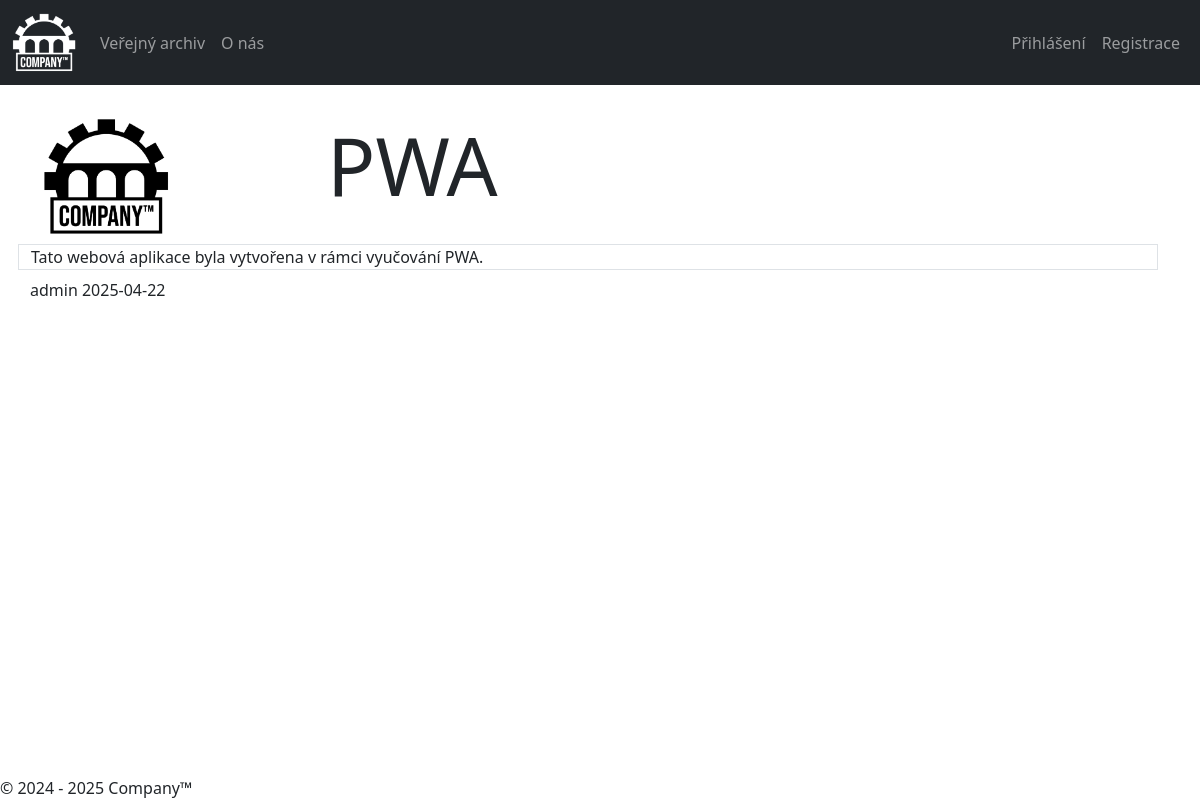
The page /record/4 on the database its author committed.
### tables this page shows
CREATE TABLE public (
  id INTEGER PRIMARY KEY AUTOINCREMENT,
  title TEXT NOT NULL,
  content TEXT NOT NULL,
  img TEXT,
  autor_id INTEGER KEY,
  cration_date DATETIME NOT NULL);

CREATE TABLE users (
  id INTEGER PRIMARY KEY AUTOINCREMENT,
  name TEXT NOT NULL,
  email TEXT NOT NULL,
  password TEXT NOT NULL,
  UUID TEXT,
  check_code TEXT,
  is_employee BOOL NOT NULL,
  registration_date DATETIME NOT NULL);

### app.py (the view)
@app.route("/record/<int:a>")
def record(a):
    req = db.session.execute(text(f"SELECT public.title, public.content , users.name, public.cration_date, public.id FROM public JOIN users on public.autor_id = users.id WHERE public.id = {a}"))
    return render_template("record.html", content=req.fetchall()[0])

### app.py (called while the page is built)
@app.before_request
def create_db():
    if not hasattr(app, 'db_initialized'):
        db.create_all()
        app.db_initialized = True  # Zamezení opakovaného vytváření tabulek

### templates/record.html (shortened to what this page needs)
{% extends "core.html" %}
{% block content %}
<div class="container">
    <div class="row">
        <div class="col-3"><img style="width: 8rem;" src="\static\ico.png" alt="Record IMG"></div>
        <div class="col-9"> <h1 class="display-1">{{content[0]}}</h1>
    </div>
    <div class="row mt-2 mb-2 border">
        {{content[1]}}
    </div>
    <div class="row">
        {{content[2]}} {{content[3]}}
    </div>
</div>
{% endblock %}

### rows shown on the page
public: title "PWA", content "Tato webová aplikace byla vytvořena v rámci vyučování PWA.", cration_date "2025-04-22"
users: name "admin"
